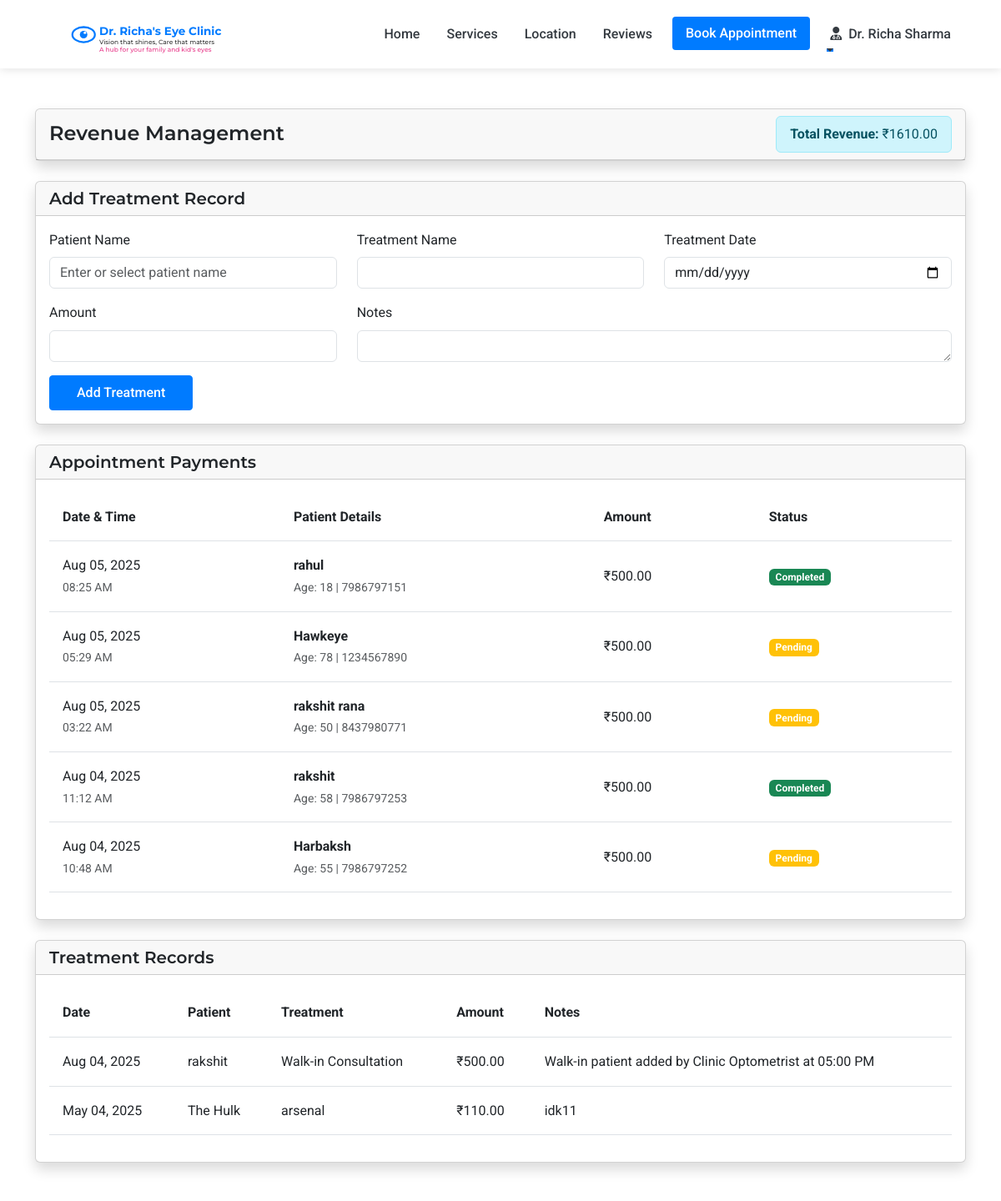
Before: /admin/revenue (signed in, upper part) with the older database file.
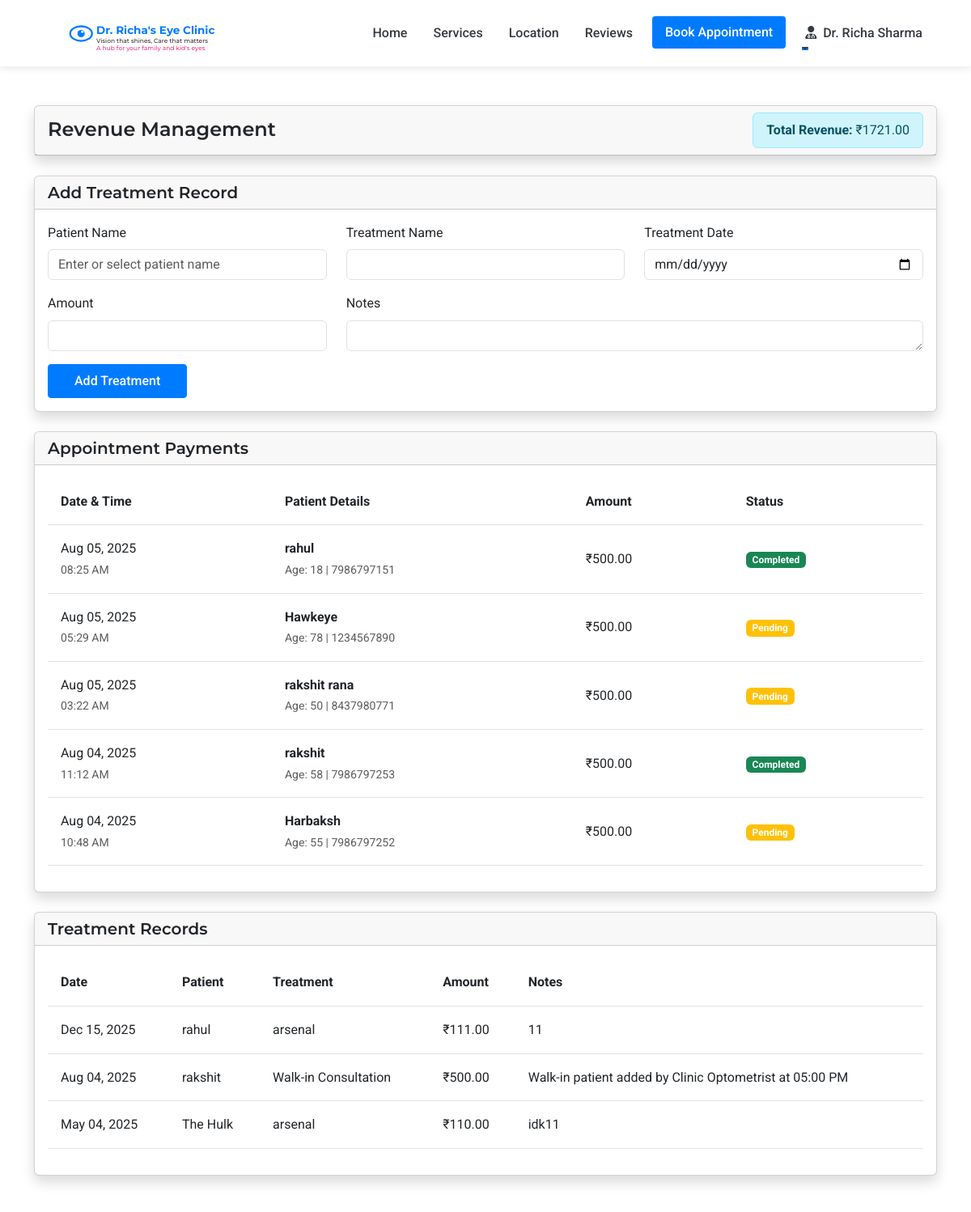
After: the same page with the newer database file.
### models.py (models this page shows, shortened)
class Staff(UserMixin, db.Model):
    __abstract__ = True
    id = db.Column(db.Integer, primary_key=True)
    username = db.Column(db.String(64), unique=True, nullable=False)
    email = db.Column(db.String(120), unique=True, nullable=False)
    password_hash = db.Column(db.String(256), nullable=False)
    full_name = db.Column(db.String(100), nullable=False)
    mobile_number = db.Column(db.String(15), nullable=False)

class Doctor(Staff):
    __tablename__ = 'doctor'
    qualifications = db.Column(db.String(200), nullable=True)
    specialization = db.Column(db.String(200), nullable=True)

class Payment(db.Model):
    id = db.Column(db.Integer, primary_key=True)
    appointment_id = db.Column(db.Integer, db.ForeignKey('appointment.id'), nullable=False)
    appointment = db.relationship('Appointment', backref=db.backref('payment', uselist=False))
    amount = db.Column(db.Float, nullable=False)
    payment_method = db.Column(db.String(50), nullable=False)  # cash, bank_transfer, upi
    transaction_id = db.Column(db.String(100), nullable=True)
    upi_id = db.Column(db.String(100), nullable=True)
    status = db.Column(db.String(20), default='pending')  # pending, completed, failed
    created_at = db.Column(db.DateTime, default=datetime.utcnow)

class Patient(UserMixin, db.Model):
    id = db.Column(db.Integer, primary_key=True)
    full_name = db.Column(db.String(100), nullable=False)
    mobile_number = db.Column(db.String(15), nullable=False)
    email = db.Column(db.String(100), nullable=True)
    age = db.Column(db.Integer, nullable=False)
    sex = db.Column(db.String(10), nullable=True)
    password_hash = db.Column(db.String(256), nullable=True)
    is_registered = db.Column(db.Boolean, default=False)
    created_at = db.Column(db.DateTime, nullable=False, default=datetime.utcnow)
    appointments = db.relationship('Appointment', backref='patient', lazy=True)
    doctor_prescriptions = db.relationship('DoctorPrescription', backref='patient', lazy=True)
    optometrist_prescriptions = db.relationship('OptometristPrescription', backref='patient', lazy=True)

class Treatment(db.Model):
    id = db.Column(db.Integer, primary_key=True)
    patient_id = db.Column(db.Integer, db.ForeignKey('patient.id'), nullable=False)
    patient = db.relationship('Patient', backref='treatments')
    treatment_name = db.Column(db.String(200), nullable=False)
    treatment_date = db.Column(db.Date, nullable=False)
    amount = db.Column(db.Float, nullable=False)
    notes = db.Column(db.Text, nullable=True)
    created_at = db.Column(db.DateTime, default=datetime.utcnow)

### routes.py (the view, shortened to what this page needs)
@app.route('/admin/revenue', methods=['GET', 'POST'])
@login_required
def admin_revenue():
    if not isinstance(current_user, Doctor):
        flash('Access denied. Doctor privileges required.', 'danger')
        return redirect(url_for('index'))
    form = FlaskForm()  # Create a basic form for CSRF protection
    payments = (
        db.session.query(Payment, Patient)
        .join(Appointment, Payment.appointment_id == Appointment.id)
        .join(Patient, Appointment.patient_id == Patient.id)
        .filter(
            Payment.status != 'cancelled',
            Appointment.status != 'cancelled'
        )
        .order_by(Payment.created_at.desc())
        .all()
    )
    treatments = Treatment.query.order_by(Treatment.treatment_date.desc()).all()
    appointment_revenue = sum(payment.amount for payment, _ in payments if payment.status == 'completed')
    treatment_revenue = sum(treatment.amount for treatment in treatments)
    total_revenue = appointment_revenue + treatment_revenue
    patients = Patient.query.order_by(Patient.full_name).all()
    return render_template('admin/revenue.html', payments=payments, treatments=treatments, patients=patients, total_revenue=total_revenue, form=form)

### templates/admin/revenue.html (shortened to what this page needs)
{% extends 'layout.html' %}
{% block content %}
<div class="container py-5">
    <div class="row">
        <div class="col-12 mb-4">
            <div class="card shadow">
                <div class="card-header d-flex justify-content-between align-items-center">
                    <h4 class="mb-0">Revenue Management</h4>
                    <div class="alert alert-info mb-0 py-2">
                        <strong>Total Revenue:</strong> ₹{{ "%.2f"|format(total_revenue) }}
                    </div>
                </div>
            </div>
        </div>
        <div class="col-12 mb-4">
            <div class="card shadow">
                <div class="card-header">
                    <h5 class="mb-0">Add Treatment Record</h5>
                </div>
                <div class="card-body">
                    <form method="POST">
                        <div class="row">
                            <div class="col-md-4">
                                <div class="mb-3">
                                    <label class="form-label">Patient Name</label>
                                    <input type="text" name="patient_name" class="form-control" list="patient-list" placeholder="Enter or select patient name" required>
                                </div>
                            </div>
                            <div class="col-md-4">
                                <div class="mb-3">
                                    <label class="form-label">Treatment Name</label>
                                    <input type="text" name="treatment_name" class="form-control" required>
                                </div>
                            </div>
                            <div class="col-md-4">
                                <div class="mb-3">
                                    <label class="form-label">Treatment Date</label>
                                    <input type="date" name="treatment_date" class="form-control" required>
                                </div>
                            </div>
                            <div class="col-md-4">
                                <div class="mb-3">
                                    <label class="form-label">Amount</label>
                                    <input type="number" name="amount" class="form-control" step="0.01" required>
                                </div>
                            </div>
                            <div class="col-md-8">
                                <div class="mb-3">
                                    <label class="form-label">Notes</label>
                                    <textarea name="notes" class="form-control" rows="1"></textarea>
                                </div>
                            </div>
                        </div>
                        <button type="submit" class="btn btn-primary">Add Treatment</button>
                    </form>
                </div>
            </div>
        </div>
        <div class="col-12 mb-4">
            <div class="card shadow">
                <div class="card-header">
                    <h5 class="mb-0">Appointment Payments</h5>
                </div>
                <div class="card-body">
                    <div class="table-responsive">
                        <table class="table table-hover">
                            <thead>
                                <tr>
                                    <th>Date & Time</th>
                                    <th>Patient Details</th>
                                    <th>Amount</th>
                                    <th>Status</th>
                                </tr>
                            </thead>
                            <tbody>
                                {% for payment, patient in payments %}
                                <tr>
                                    <td>
                                        {{ payment.created_at.strftime('%b %d, %Y') }}<br>
                                        <small class="text-muted">{{ payment.created_at.strftime('%I:%M %p') }}</small>
                                    </td>
                                    <td>
                                        <strong>{{ patient.full_name }}</strong><br>
                                        <small class="text-muted">Age: {{ patient.age }} | {{ patient.mobile_number }}</small>
                                    </td>
                                    <td>₹{{ "%.2f"|format(payment.amount) }}</td>
                                    <td>
                                        {% if payment.status == 'completed' %}
                                            <span class="badge bg-success">Completed</span>
                                        {% elif payment.status == 'pending' %}
                                            <span class="badge bg-warning">Pending</span>
                                        {% else %}
                                            <span class="badge bg-danger">{{ payment.status|title }}</span>
                                        {% endif %}
                                    </td>
                                </tr>
                                {% endfor %}
                            </tbody>
                        </table>
                    </div>
                </div>
            </div>
        </div>
        <div class="col-12">
            <div class="card shadow">
                <div class="card-header">
                    <h5 class="mb-0">Treatment Records</h5>
                </div>
                <div class="card-body">
                    <div class="table-responsive">
                        <table class="table table-hover">
                            <thead>
                                <tr>
                                    <th>Date</th>
                                    <th>Patient</th>
                                    <th>Treatment</th>
                                    <th>Amount</th>
                                    <th>Notes</th>
                                </tr>
                            </thead>
                            <tbody>
                                {% for treatment in treatments %}
                                <tr>
                                    <td>{{ treatment.treatment_date.strftime('%b %d, %Y') }}</td>
                                    <td>{{ treatment.patient.full_name }}</td>
                                    <td>{{ treatment.treatment_name }}</td>
                                    <td>₹{{ "%.2f"|format(treatment.amount) }}</td>
                                    <td>{{ treatment.notes or '-' }}</td>
                                </tr>
                                {% endfor %}
                            </tbody>
                        </table>
                    </div>
                </div>
            </div>
        </div>
    </div>
</div>
{% endblock %}

### templates/layout.html (shortened to what this page needs)
<!DOCTYPE html>
<html lang="en">
<head>
    <link href="https://cdn.jsdelivr.net/npm/bootstrap@5.3.0-alpha1/dist/css/bootstrap.min.css" rel="stylesheet">
    <link rel="stylesheet" href="https://cdn.jsdelivr.net/npm/flatpickr/dist/flatpickr.min.css">
    <link rel="stylesheet" href="https://cdnjs.cloudflare.com/ajax/libs/font-awesome/6.1.1/css/all.min.css">
    <link rel="stylesheet" href="{{ url_for('static', filename='css/style.css') }}">
</head>
<body>
    <nav class="navbar navbar-expand-lg sticky-top">
        <div class="container">
            <a class="navbar-brand" href="{{ url_for('index') }}" id="clinic-logo">
                <div id="interactive-logo-container" style="height: 60px;"></div>
            </a>
            <div class="collapse navbar-collapse" id="navbarNav">
                <ul class="navbar-nav ms-auto">
                    <li class="nav-item">
                        <a class="nav-link {% if request.path == url_for('index') %}active{% endif %}" href="{{ url_for('index') }}">Home</a>
                    </li>
                    <li class="nav-item">
                        <a class="nav-link {% if request.path == url_for('services') %}active{% endif %}" href="{{ url_for('services') }}">Services</a>
                    </li>
                    <li class="nav-item">
                        <a class="nav-link {% if request.path == url_for('location') %}active{% endif %}" href="{{ url_for('location') }}">Location</a>
                    </li>
                    <li class="nav-item">
                        <a class="nav-link {% if request.path == url_for('reviews') %}active{% endif %}" href="{{ url_for('reviews') }}">Reviews</a>
                    </li>
                    <li class="nav-item">
                        <a class="nav-link btn btn-primary text-white px-3 ms-lg-2" href="{{ url_for('appointment') }}">Book Appointment</a>
                    </li>
                    {% if current_user.is_authenticated %}
                        {% if current_user.__class__.__name__ == 'Patient' %}
                            <li class="nav-item dropdown">
                                <a class="nav-link dropdown-toggle" href="#" id="navbarDropdown" role="button" data-bs-toggle="dropdown" aria-expanded="false">
                                    <i class="fas fa-user me-1"></i> {{ current_user.full_name }}
                                </a>
                                <ul class="dropdown-menu dropdown-menu-end" aria-labelledby="navbarDropdown">
                                    <li><a class="dropdown-item" href="{{ url_for('patient_dashboard') }}">Dashboard</a></li>
                                    <li><a class="dropdown-item" href="{{ url_for('patient_appointments') }}">My Appointments</a></li>
                                    <li><a class="dropdown-item" href="{{ url_for('patient_medical_records') }}">Medical Records</a></li>
                                    <li><hr class="dropdown-divider"></li>
                                    <li><a class="dropdown-item" href="{{ url_for('patient_logout') }}">Logout</a></li>
                                </ul>
                            </li>
                        {% else %}
                            <li class="nav-item dropdown">
                                <a class="nav-link dropdown-toggle" href="#" id="navbarDropdown" role="button" data-bs-toggle="dropdown" aria-expanded="false">
                                    <i class="fas fa-user-md me-1"></i> {{ current_user.full_name }}
                                </a>
                            </li>
                        {% endif %}
                    {% endif %}
                </ul>
            </div>
        </div>
    </nav>
    <main>
        {% block content %}{% endblock %}
    </main>
</body>
</html>

Changed rows visible on the page:
added Treatment: treatment_date "Dec 15, 2025", patient.full_name "rahul", treatment_name "arsenal", amount "111.00", notes "11"
Other visible differences:
{{ "%.2f"|format(total_revenue) }}: "1610.00" → "1721.00"
